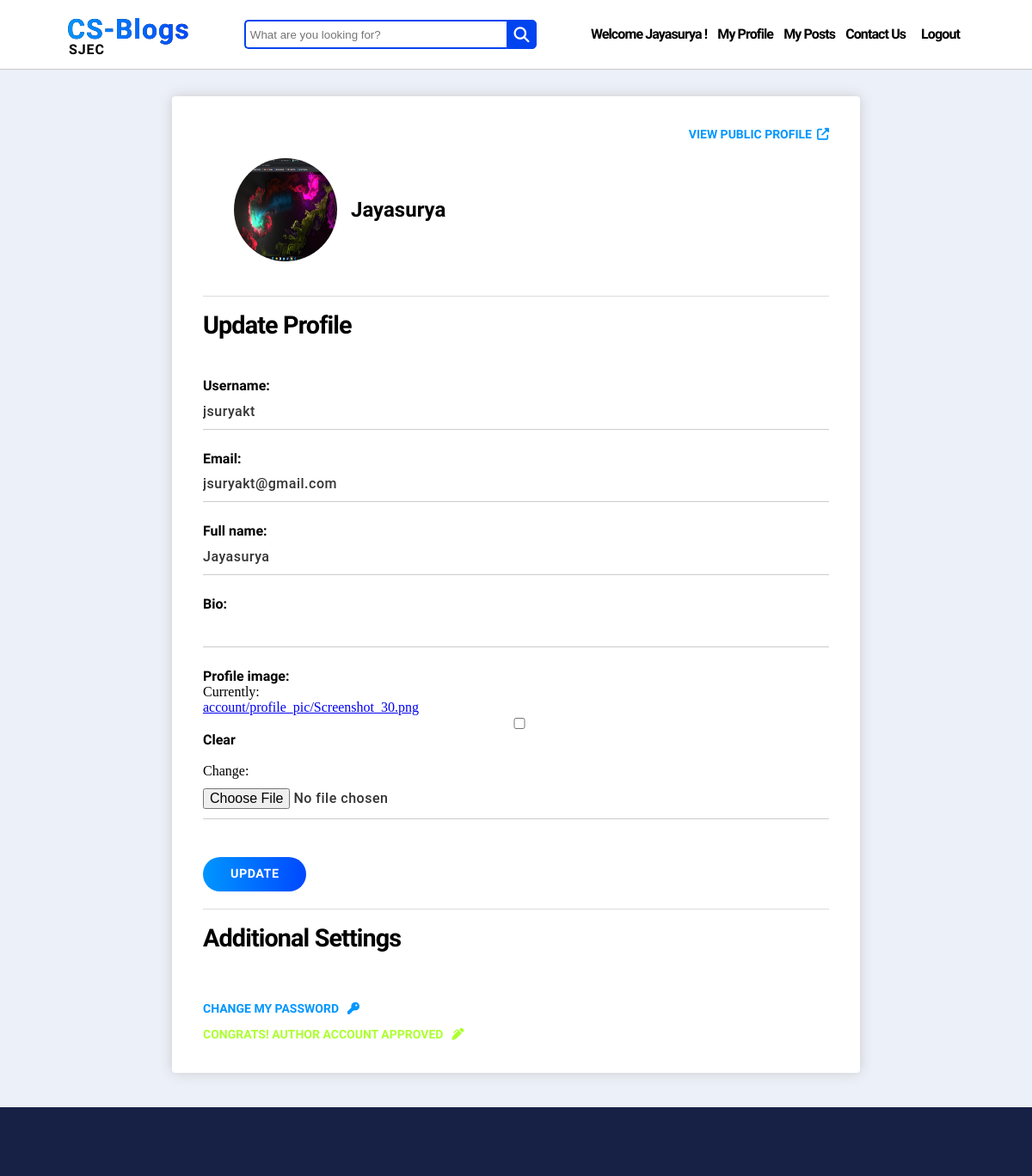
/accounts/u/jsuryakt/update (signed in), run on an earlier commit of the app's database.
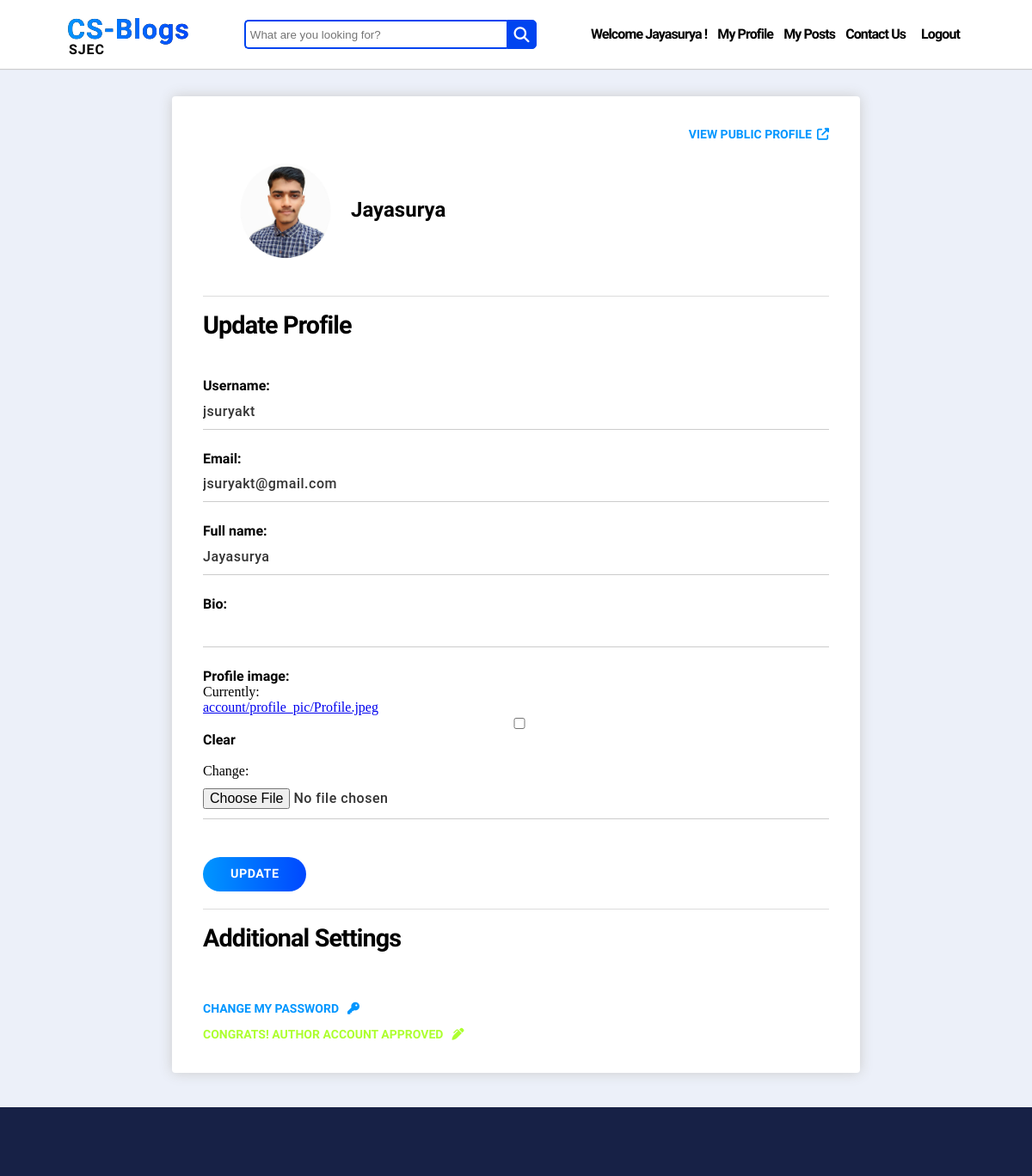
And on a later commit of the database.
### account/models.py (models this page shows, shortened)
class MyUser(AbstractUser):
    email = models.EmailField(unique=True)
    slug = models.CharField(max_length=60, unique=True, blank=True)
    bio = models.CharField(max_length=500, blank=True)
    profile_image = models.ImageField(upload_to="account/profile_pic", default="profile-default.jpg", blank=True)
    is_author = models.BooleanField(default=True)
    full_name = models.CharField(max_length=100, default="fullnaam")
    first_name = None
    last_name = None
    REQUIRED_FIELDS = ['email', 'full_name']

### account/views.py (the view)
# urls.py: path('u/<slug:slug>/update', ProfileUpdateView.as_view(), name="profile-update"),
class ProfileUpdateView(LoginRequiredMixin, UserPassesTestMixin, UpdateView):
    login_url = "/accounts/login"
    model = MyUser
    form_class = ProfileUpdateForm
    template_name = "account/profile_update.html"
    def test_func(self, *args, **kwargs):
        current_user = self.request.user
        profile_obj = MyUser.objects.get(slug=self.kwargs.get('slug'))
        if current_user == profile_obj:
            return True
        else:
            return False

### account/forms.py
class ProfileUpdateForm(ModelForm):
    class Meta:
        model = MyUser
        fields = ['username', 'email', 'full_name', 'bio', 'profile_image']

### account/templates/account/profile_update.html (shortened to what this page needs)
{% extends "blog/base.html" %}
{% load static %}
{% block extra_head %}
    <link href="{% static 'account/css/profile.css' %}" rel="stylesheet" type="text/css">
{% endblock %}
{% block content %}
<br>
<br>
<br>
<br>
    <div id="outer-wrapper">
        <div id="inner-wrapper">
            <div>
                <div id="viewpublicprofile">
                    <a href="{% url 'profile-view' myuser.slug %}" id="external-links">VIEW PUBLIC PROFILE</a>
                    <i class="fas fa-external-link-alt"></i>
                </div>
                <div id="basicinfosection">
                    <img src="{{ myuser.profile_image.url }}" alt="Profile Picture" id="profile-picture">
                    <h1 id="fullname">{{ myuser.full_name }}</h1>
                </div>
            </div>
            <div class="section-container">
                <h3>Update Profile</h3>
                <form method="POST" enctype="multipart/form-data">
                    {% for field in form %}
                        <div class="field-container">
                            {{ field.label_tag }}
                            {{ field }}
                        </div>
                    {% endfor %}
                    <div id="button-container">
                        <input type="submit" value="UPDATE" id="submit-btn">
                    </div>
                </form>
            </div>
            <div class="section-container" id="additionalsettingssection">
                <h3>Additional Settings</h3>
                <div class="additionalsettingsitem">
                    <a href="{% url 'password-change' %}" id="external-links">CHANGE MY PASSWORD</a>
                    <i class="fas fa-key"></i>
                </div>
                <div class="additionalsettingsitem">
                    {% if request.user.is_author == False %}
                    <a href="{% url 'author-request' %}" id="external-links">REQUEST AUTHOR ACCOUNT</a>
                    <i class="fas fa-pen-alt"></i>
                    {% else %}
                    <a id="external-links" style="color: greenyellow;">CONGRATS! AUTHOR ACCOUNT APPROVED</a>
                    <i class="fas fa-pen-alt congrats-msg"></i>
                    {% endif %}
                </div>
            </div>
        </div>
    </div>
{% endblock %}

### blog/templates/blog/base.html (shortened to what this page needs)
{% load static %}
<!DOCTYPE html>
<html>
  <head>
    <link
      href="{% static 'blog/css/base.css' %}"
      rel="stylesheet"
      type="text/css"
    />
    {% block extra_head %} {% endblock %}
  </head>
  <body>
    <div id="top-bar">
      <div class="logo-bar">
        <div class="logo">
          <a href="{% url 'index' %}" style="height: 40px">CS-Blogs</a>
        </div>
        <p style="margin-left: 2px">SJEC</p>
      </div>
      <form method="GET" action="{% url 'search' %}">
        <div class="search">
          <input
            type="text"
            name="query"
            class="searchTerm"
            placeholder="What are you looking for?"
          />
          <button type="submit" class="searchButton">
            <i class="fa fa-search"></i>
          </button>
        </div>
      </form>
      <div id="menu-items-container">
        {% if request.user.is_authenticated %}
        <p class="menu-item">Welcome {{ request.user.full_name }} !</p>
        <a href="{% url 'profile-update' request.user.slug %}" class="menu-item"
          >My Profile</a
        >
        {% if request.user.is_author == True %}
        <a href="{% url 'my-posts' %}" class="menu-item">My Posts</a>
        {% endif %}
        <a href="{% url 'contact-us' %}" class="menu-item">Contact Us</a>
        <form method="POST" action="{% url 'logout' %}">
          <button class="menu-item" id="logout">Logout</button>
        </form>
        {% else %}
        <a href="{% url 'contact-us' %}" class="menu-item">Contact Us</a>
        <a href="{% url 'login' %}" class="menu-item">Login</a>
        <a href="{% url 'signup' %}"><button id="signup-btn">Signup</button></a>
        {% endif %}
      </div>
    </div>
    {% block content %} {% endblock %}
    <div id="bottom-bar"></div>
  </body>
</html>

What changed in the data, as far as the page shows it:
changed MyUser "Jayasurya": profile_image: picture removed, a placeholder shows
Also different on the page:
text no longer shown: "Currently: account/profile_pic/Screenshot_30.png Clear Change:"
text now shown: "Currently: account/profile_pic/Profile.jpeg Clear Change:"
